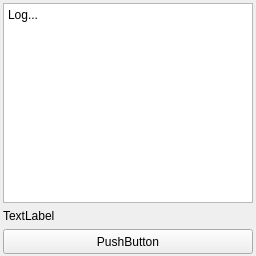
<?xml version="1.0" encoding="UTF-8"?>
<ui version="4.0">
 <class>MainWindow</class>
 <widget class="QMainWindow" name="MainWindow">
  <property name="geometry">
   <rect>
    <x>0</x>
    <y>0</y>
    <width>256</width>
    <height>256</height>
   </rect>
  </property>
  <property name="minimumSize">
   <size>
    <width>256</width>
    <height>256</height>
   </size>
  </property>
  <property name="maximumSize">
   <size>
    <width>256</width>
    <height>256</height>
   </size>
  </property>
  <property name="windowTitle">
   <string>MainWindow</string>
  </property>
  <widget class="QWidget" name="centralwidget">
   <property name="minimumSize">
    <size>
     <width>256</width>
     <height>256</height>
    </size>
   </property>
   <property name="maximumSize">
    <size>
     <width>256</width>
     <height>256</height>
    </size>
   </property>
   <widget class="QWidget" name="verticalLayoutWidget">
    <property name="geometry">
     <rect>
      <x>0</x>
      <y>0</y>
      <width>262</width>
      <height>261</height>
     </rect>
    </property>
    <layout class="QVBoxLayout" name="verticalLayout">
     <property name="spacing">
      <number>3</number>
     </property>
     <property name="sizeConstraint">
      <enum>QLayout::SetMaximumSize</enum>
     </property>
     <property name="leftMargin">
      <number>3</number>
     </property>
     <property name="topMargin">
      <number>3</number>
     </property>
     <property name="rightMargin">
      <number>3</number>
     </property>
     <property name="bottomMargin">
      <number>3</number>
     </property>
     <item>
      <widget class="QPlainTextEdit" name="plainTextEdit">
       <property name="minimumSize">
        <size>
         <width>250</width>
         <height>200</height>
        </size>
       </property>
       <property name="maximumSize">
        <size>
         <width>250</width>
         <height>200</height>
        </size>
       </property>
       <property name="plainText">
        <string>Log...</string>
       </property>
      </widget>
     </item>
     <item>
      <widget class="QLabel" name="label">
       <property name="maximumSize">
        <size>
         <width>250</width>
         <height>20</height>
        </size>
       </property>
       <property name="text">
        <string>TextLabel</string>
       </property>
      </widget>
     </item>
     <item>
      <widget class="QPushButton" name="pushButton">
       <property name="minimumSize">
        <size>
         <width>250</width>
         <height>25</height>
        </size>
       </property>
       <property name="maximumSize">
        <size>
         <width>250</width>
         <height>25</height>
        </size>
       </property>
       <property name="cursor">
        <cursorShape>PointingHandCursor</cursorShape>
       </property>
       <property name="text">
        <string>PushButton</string>
       </property>
      </widget>
     </item>
    </layout>
   </widget>
  </widget>
 </widget>
 <resources/>
 <connections/>
</ui>
